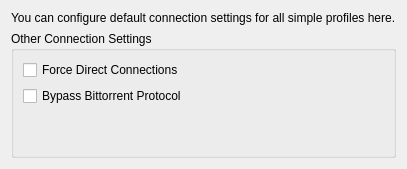
     <widget class="QWidget" name="connectionSettingsPage">
      <attribute name="title">
       <string>Connection Settings</string>
      </attribute>
      <layout class="QGridLayout" name="gridLayout_2" rowstretch="0,1">
       <item row="0" column="0">
        <widget class="QLabel" name="label_80">
         <property name="text">
          <string>You can configure default connection settings for all simple profiles here.</string>
         </property>
         <property name="textFormat">
          <enum>Qt::PlainText</enum>
         </property>
        </widget>
       </item>
       <item row="1" column="0">
        <layout class="QHBoxLayout" name="horizontalLayout" stretch="1,0">
         <item>
          <layout class="QGridLayout" name="advRouteSettingsLayout"/>
         </item>
         <item>
          <widget class="QGroupBox" name="groupBox">
           <property name="title">
            <string>Other Connection Settings</string>
           </property>
           <layout class="QVBoxLayout" name="verticalLayout_2">
            <item>
             <widget class="QCheckBox" name="forceDirectConnectionCB">
              <property name="text">
               <string>Force Direct Connections</string>
              </property>
             </widget>
            </item>
            <item>
             <widget class="QCheckBox" name="bypassBTCb">
              <property name="text">
               <string>Bypass Bittorrent Protocol</string>
              </property>
             </widget>
            </item>
            <item>
             <spacer name="verticalSpacer_3">
              <property name="orientation">
               <enum>Qt::Vertical</enum>
              </property>
              <property name="sizeHint" stdset="0">
               <size>
                <width>20</width>
                <height>40</height>
               </size>
              </property>
             </spacer>
            </item>
           </layout>
          </widget>
         </item>
        </layout>
       </item>
      </layout>
     </widget>
